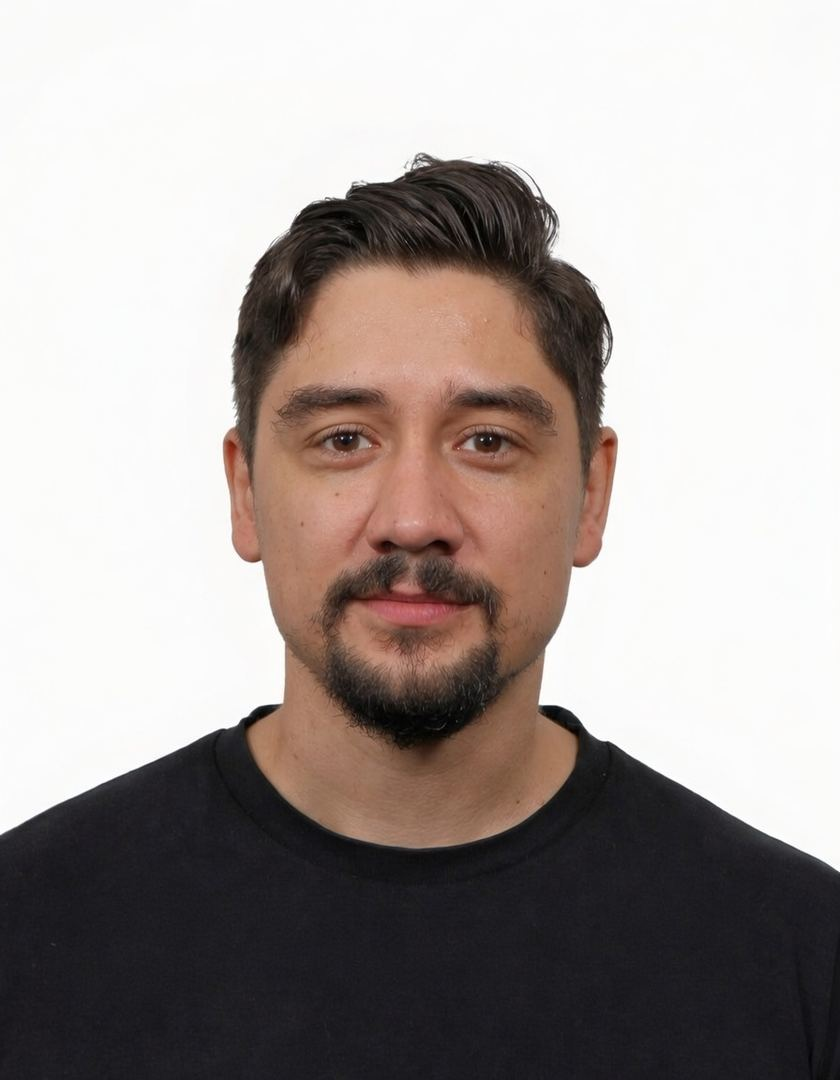
#> input picture apps/personal/src/assets/hans-profile.jpg, 840 x 1080 px, found by its file name
$ python make-og-image.py
#> lines starting #> are read from the running program, lines starting #| are printed output that depends on the picture
"""
make-og-image.py — genereert public/og-image.png (1200x630) uit public/hans-profile.jpg.

Waarom: de vorige og-image.png was een niet-ingevuld template ("JOHN DOE — Creative
Director — johndoeportfolio.com") en stond als og:image op ELKE pagina en als
Person.image in de JSON-LD (SEO-fix batch 2 2026-09-22). Deze generator is
reproduceerbaar; draai opnieuw na een nieuwe headshot of titelwijziging.

Gebruik:  python3 scripts/make-og-image.py [--font-dir DIR]
Fonts:    Inter Medium/Bold (Switzer-fallback); vallen terug op DejaVu Sans.
"""
import argparse, os, sys
from PIL import Image, ImageDraw, ImageFont

ROOT = os.path.dirname(os.path.dirname(os.path.abspath(__file__)))
SRC = os.path.join(ROOT, "public", "hans-profile.jpg")
OUT = os.path.join(ROOT, "public", "og-image.png")

W, H = 1200, 630
BG = (250, 248, 242)        # #FAF8F2 creme (site --background)
INK = (23, 21, 15)          # #17150F ink (site --foreground)
MUTED = (110, 106, 94)      # #6E6A5E
GREEN = (28, 122, 72)       # #1C7A48 editorial green (site --primary)
LINE = (218, 213, 199)      # #DAD5C7

NAME = "Hans van Leeuwen"
TITLE = "Freelance & Interim\nE-commerce Manager"
SUB = "Amazon NL/DE · Bol.com · AI-assisted operations"
DOMAIN = "hansvanleeuwen.com"
LOC = "Amersfoort, NL · working across NL/EU"


def font(candidates, size):
    for c in candidates:
        if c and os.path.exists(c):
            return ImageFont.truetype(c, size)
    for fb in ["/usr/share/fonts/truetype/dejavu/DejaVuSans-Bold.ttf", "/usr/share/fonts/truetype/dejavu/DejaVuSans.ttf"]:
        if os.path.exists(fb):
            return ImageFont.truetype(fb, size)
    return ImageFont.load_default()


def main():
    ap = argparse.ArgumentParser()
    ap.add_argument("--font-dir", default=os.environ.get("OG_FONT_DIR", "/tmp/fonts"))
    a = ap.parse_args()
    bold = [os.path.join(a.font_dir, "inter-2.ttf"), os.path.join(a.font_dir, "Inter-Bold.ttf")]
    medium = [os.path.join(a.font_dir, "inter-1.ttf"), os.path.join(a.font_dir, "Inter-Medium.ttf")]

    img = Image.new("RGB", (W, H), BG)
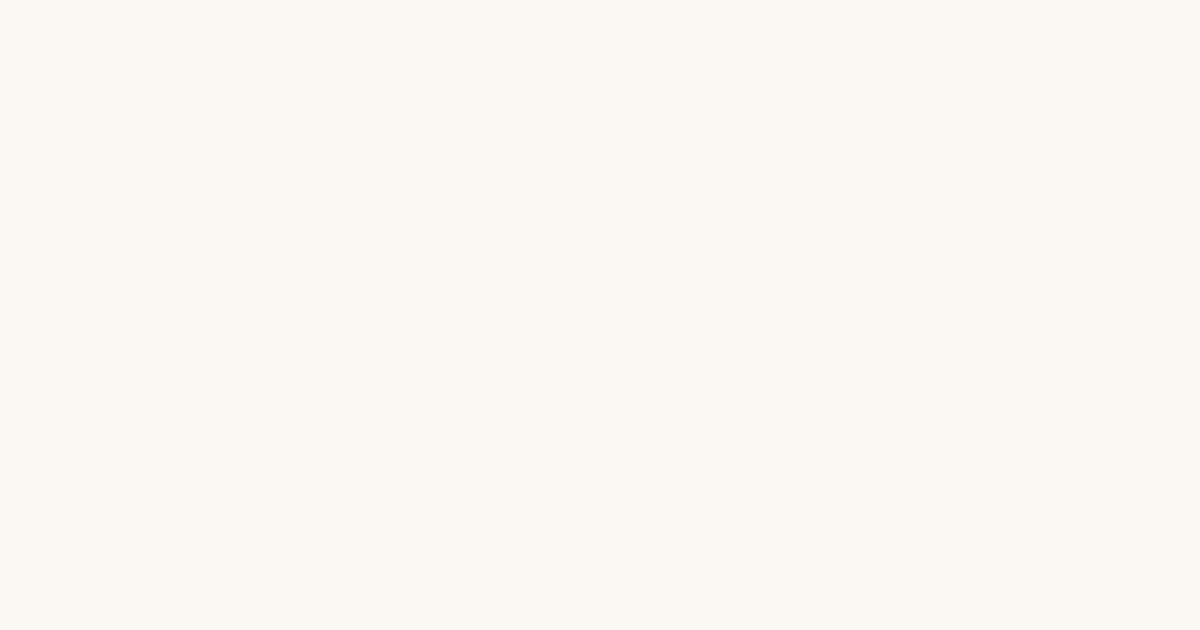
#> img: PIL image 1200x630 RGB; mean R, G, B 250, 248, 242
    d = ImageDraw.Draw(img)

    # Left: portrait panel (photo is 840x1080; crop to 3:4 and fit height)
    photo = Image.open(SRC).convert("RGB")
#> photo is the input picture: PIL image 840x1080 RGB; mean R, G, B 165.9, 157.3, 154.3
    pw, ph = photo.size
#> pw = 840; ph = 1080
    target_w = 420
    scale = H / ph
#> scale = 0.583
    photo = photo.resize((int(pw * scale), H), Image.LANCZOS)
#> photo: PIL image 490x630 RGB
    # centre-crop to target width
    left = max(0, (photo.width - target_w) // 2)
#> left = 35
    photo = photo.crop((left, 0, left + target_w, H))
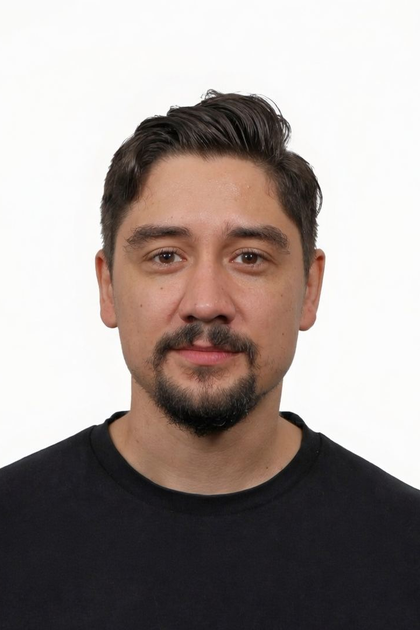
#> photo: PIL image 420x630 RGB; mean R, G, B 160, 150, 146.5
    img.paste(photo, (0, 0))
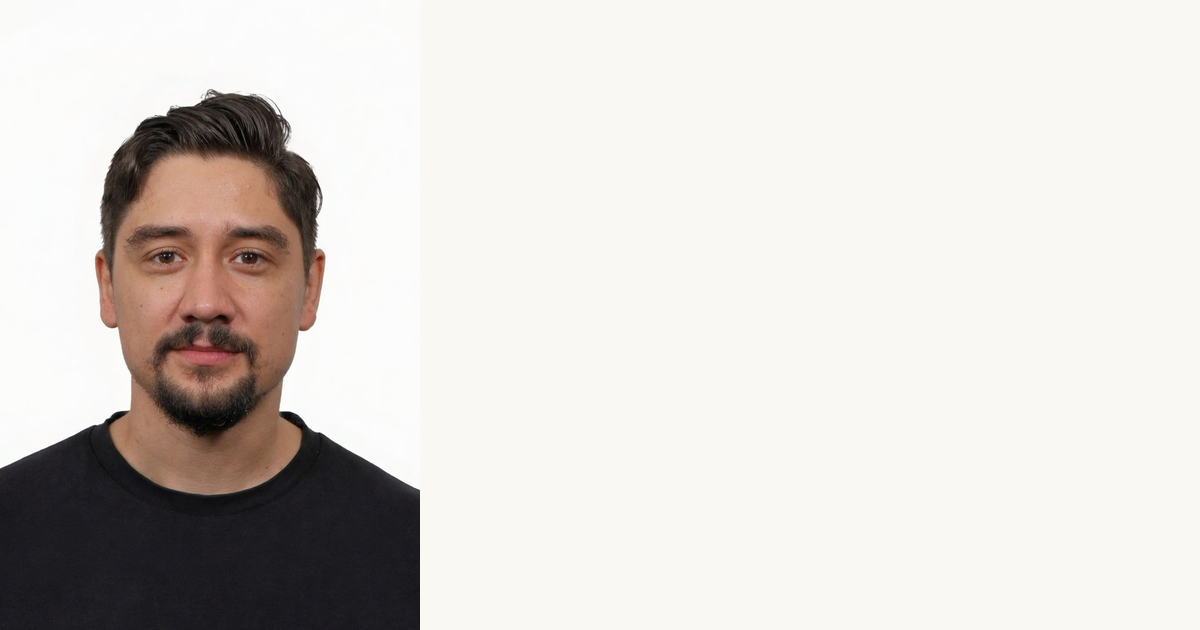
#> img: PIL image 1200x630 RGB; mean R, G, B 218.5, 213.7, 208.6
    # soft divider
    d.rectangle([target_w, 0, target_w + 2, H], fill=LINE)

    # Right: text block
    x = target_w + 60
    y = 72
    f_eyebrow = font(medium, 22)
    f_name = font(bold, 62)
    f_title = font(medium, 36)
    f_sub = font(medium, 24)
    f_domain = font(bold, 26)

    d.rectangle([x, y + 9, x + 28, y + 11], fill=GREEN)
    d.text((x + 40, y), "E-COMMERCE & MARKETPLACES", font=f_eyebrow, fill=GREEN)
    y += 52
    d.text((x, y), NAME, font=f_name, fill=INK)
    y += 86
    d.multiline_text((x, y), TITLE, font=f_title, fill=INK, spacing=8)
    y += 108
    d.text((x, y), SUB, font=f_sub, fill=MUTED)
    y += 40
    d.text((x, y), LOC, font=f_sub, fill=MUTED)

    # Proof line
    y += 66
    d.rectangle([x, y, x + 6, y + 64], fill=GREEN)
    d.multiline_text((x + 22, y - 2), "10+ years on marketplaces\n70% category share on Amazon NL (Nielsen 2023)", font=f_sub, fill=INK, spacing=10)

    # Footer domain
    d.rectangle([x, H - 92, W - 64, H - 91], fill=LINE)
    d.text((x, H - 72), DOMAIN, font=f_domain, fill=GREEN)

    img.save(OUT, "PNG", optimize=True)
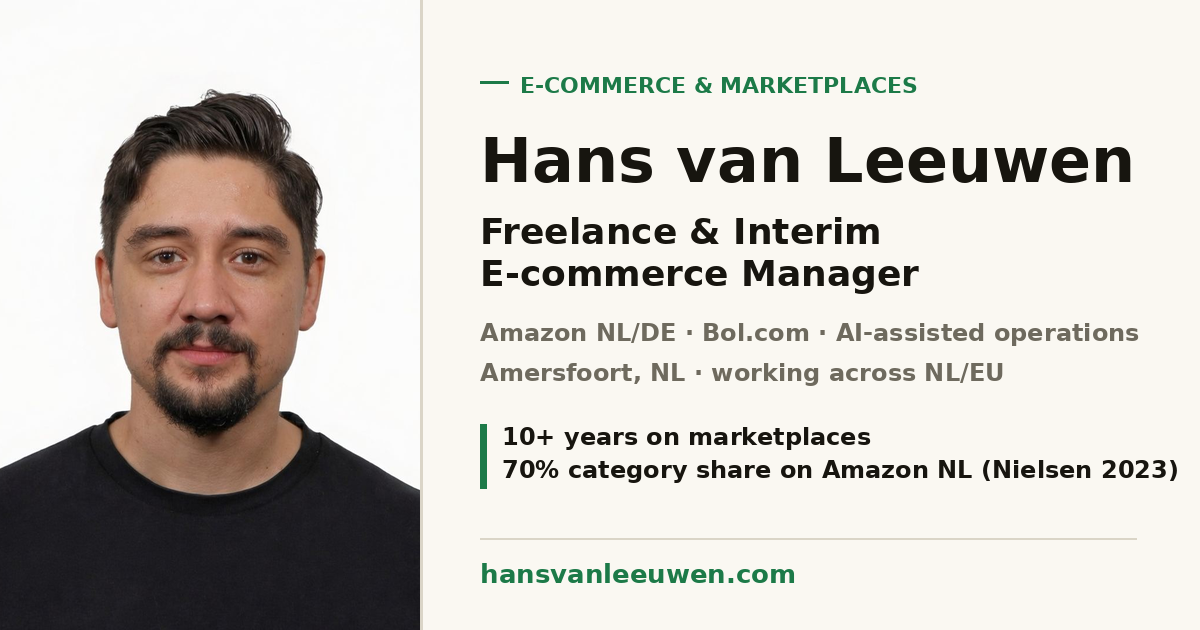
#> saved as og-image.png: PIL image 1200x630 RGB; mean R, G, B 206.6, 202.5, 196.9
    kb = os.path.getsize(OUT) // 1024
    print(f"[make-og-image] wrote {OUT} ({W}x{H}, {kb}KB)")
    if kb > 300:
        print("[make-og-image] WARNING: >300KB, compress (pngquant) before commit", file=sys.stderr)


if __name__ == "__main__":
    main()
